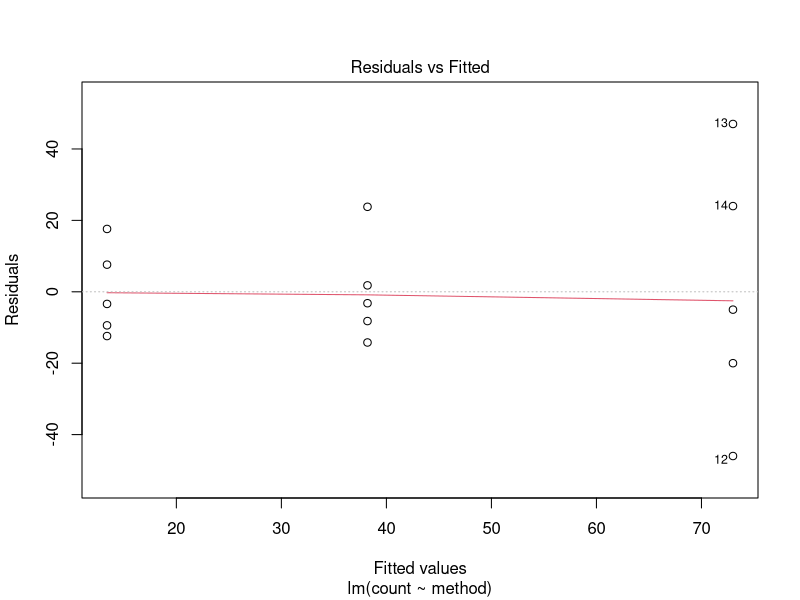
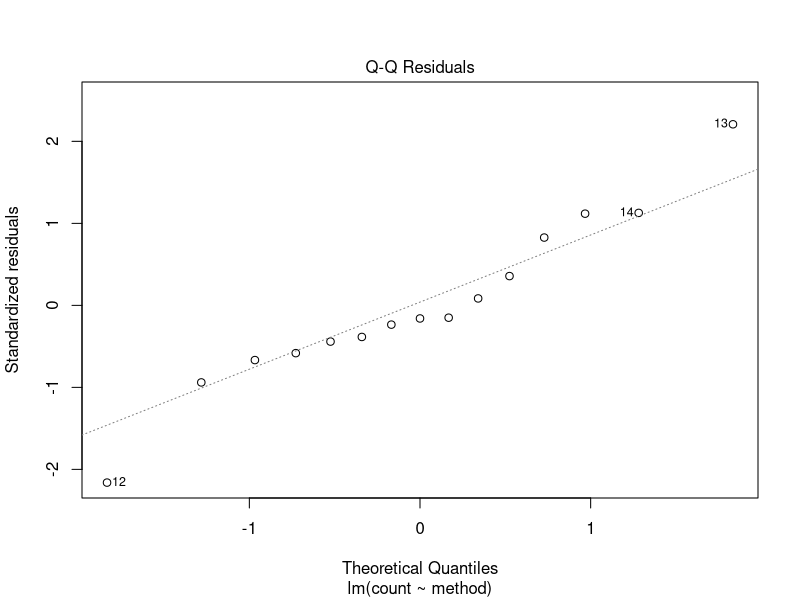
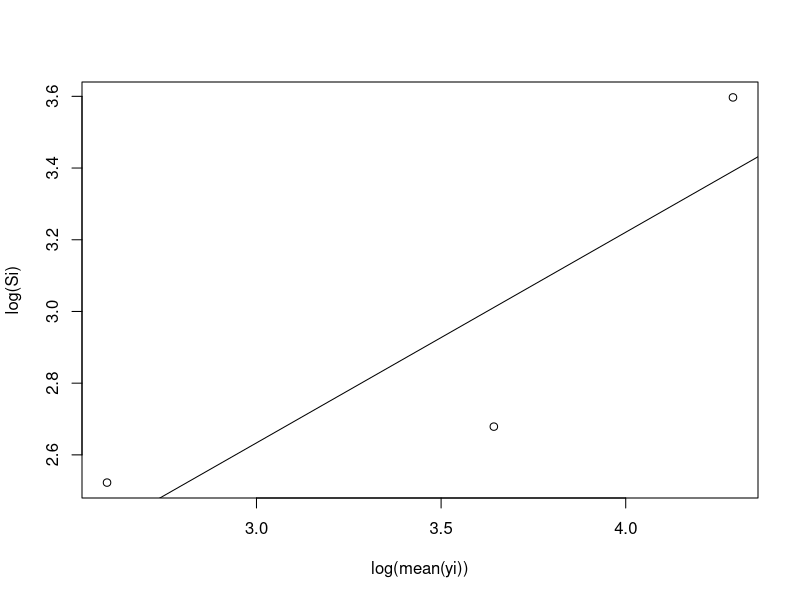
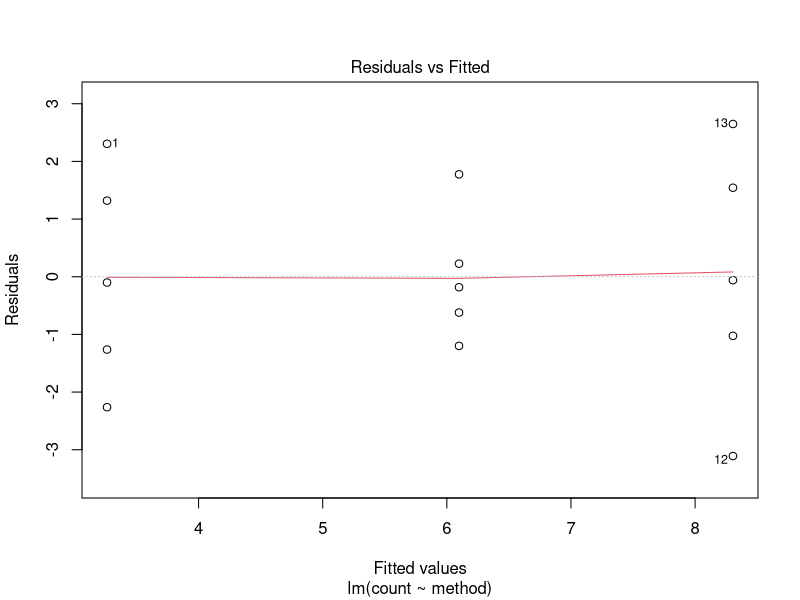

R code for these plots, in order:
## ---- chunk 1
#set up matrix of all 64 combinations of levels,
##Also record their mod 2 of the linear contrast of confounding Interactions
orthoMatrix = matrix(0,nrow = 64,ncol = 9)
colnames(orthoMatrix) = c("f","e","d","c","b","a","L1","L2","L3")

rowCount= 1
for(f in c(0,1)){
  for(e in c(0,1)){
    for(d in c(0,1)){
      for(c in c(0,1)){
        for(b in c(0,1)){
          for(a in c(0,1)){
            orthoMatrix[rowCount,1:6] = c(f,e,d,c,b,a)
            
            #Check linear contrast mod 2
            orthoMatrix[rowCount,7] = (a+b+c+d)%%2
            orthoMatrix[rowCount,8] = (a+c+e)%%2
            orthoMatrix[rowCount,9] = (a+b+e+f)%%2
            rowCount = rowCount +1
          }
        }
      }
    }
  }
}
## ---- chunk 2
#block 1
block1 = orthoMatrix[which(orthoMatrix[,7]==0 &
                             orthoMatrix[,8]==0&
                             orthoMatrix[,9]==0),]
block1

#block 2
block2 = orthoMatrix[which(orthoMatrix[,7]==1 &
                             orthoMatrix[,8]==0&
                             orthoMatrix[,9]==0),]
block2

#block 3
block3 = orthoMatrix[which(orthoMatrix[,7]==0 &
                             orthoMatrix[,8]==1&
                             orthoMatrix[,9]==0),]
block3

#block 4
block4 = orthoMatrix[which(orthoMatrix[,7]==0 &
                             orthoMatrix[,8]==0&
                             orthoMatrix[,9]==1),]
block4

#block 5
block5 = orthoMatrix[which(orthoMatrix[,7]==1 &
                             orthoMatrix[,8]==1&
                             orthoMatrix[,9]==0),]
block5

#block 6
block6 = orthoMatrix[which(orthoMatrix[,7]==1 &
                             orthoMatrix[,8]==0&
                             orthoMatrix[,9]==1),]
block6

#block 7
block7 = orthoMatrix[which(orthoMatrix[,7]==0 &
                              orthoMatrix[,8]==1&
                              orthoMatrix[,9]==1),]
block7

#block 8
block8 = orthoMatrix[which(orthoMatrix[,7]==1 &
                             orthoMatrix[,8]==1&
                             orthoMatrix[,9]==1),]
block8
## ---- chunk 3
#Enter data
trt1 = c(31,10,21,4,1)
trt2 = c(62,40,24,30,35)
trt3 = c(53,27,120,97,68)
semiCondData = data.frame(method = factor(c(rep(1,5),rep(2,5),rep(3,5))),
                          count = c(trt1,trt2,trt3))
## ---- chunk 4
anova(aov(count~method,data = semiCondData))
## ---- chunk 5
plot(lm(count~method,data = semiCondData),which = 1:2)
## ---- chunk 6
figureOutAlpha = data.frame(y = c(log(sd(trt1)),log(sd(trt2)),log(sd(trt3))),
                            x = c(log(mean(trt1)),log(mean(trt2)),log(mean(trt3))))
plot(figureOutAlpha$x,figureOutAlpha$y, 
     xlab = "log(mean(yi))",
     ylab = "log(Si)")
abline(lm(y~x,data = figureOutAlpha))
## ---- chunk 7
#Transform
transSemi = semiCondData
transSemi$count = sqrt(transSemi$count)
## ---- chunk 8
TukeyHSD(aov(count~method,data = transSemi))
## ---- chunk 9
plot(lm(count~method,data = transSemi),which = 1)
